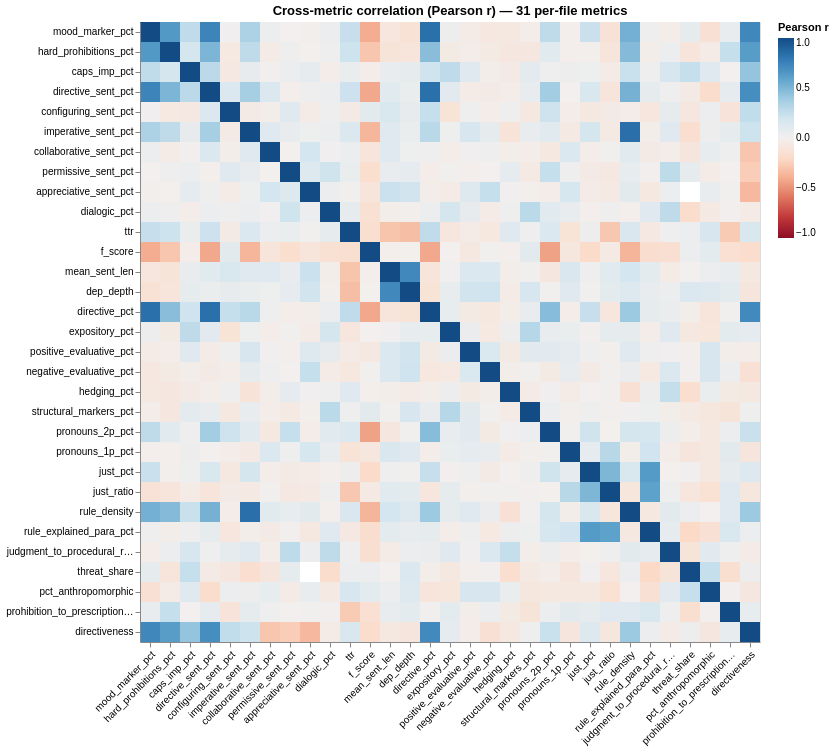

Notebook code cell kept with this figure:
### Markdown cell above
### Cross-metric correlation matrix

Each cell is the **Pearson r** between two metrics, computed across all 289 files. Red = positive correlation; blue = negative; intensity encodes |r|. Conventional thresholds: |r| ≥ 0.3 is "moderate", |r| ≥ 0.7 is "strong".

Welfare-relevant pattern to watch: the imperative-marker / hard-prohibition / deontic-modality cluster should form a tight red block (these dimensions all measure rule-bearing language from different angles). The justification ratio should sit isolated or correlate negatively with the directive cluster — more justification → less raw directive density.

### Code cell
"""Cross-metric correlation matrix across the main per-file numeric metrics.

Updated for the new schema:
  - dropped: mood_imperative_sent_pct (gone after Tier-3 v2 6b refactor — replaced
    by streak_max / streak_n_ge3 / streak_n_ge5).
  - added: rule_density, rule_explained_para_pct, judgment_to_procedural_ratio,
    threat_share, pct_anthropomorphic, prohibition_to_prescription_ratio (the
    Tier-3 derived columns).
"""

corr_cols = [
    # core directiveness signals
    "mood_marker_pct", "hard_prohibitions_pct", "caps_imp_pct",
    "directive_sent_pct", "configuring_sent_pct",
    "imperative_sent_pct",
    # softening / dialogic
    "collaborative_sent_pct", "permissive_sent_pct", "appreciative_sent_pct",
    "dialogic_pct",
    # register and stance
    "ttr", "f_score", "mean_sent_len", "dep_depth",
    "directive_pct", "expository_pct",
    "positive_evaluative_pct", "negative_evaluative_pct",
    # vocabulary
    "hedging_pct", "structural_markers_pct", "pronouns_2p_pct", "pronouns_1p_pct",
    # justification
    "just_pct", "just_ratio",
    # tier-3 welfare extensions
    "rule_density", "rule_explained_para_pct",
    "judgment_to_procedural_ratio", "threat_share",
    "pct_anthropomorphic", "prohibition_to_prescription_ratio",
    # composite
    "directiveness",
]
corr_cols = [c for c in corr_cols if c in alt_df.columns]
corr_df = alt_df[corr_cols].astype(float).corr().round(3).reset_index().melt(id_vars="index")
corr_df.columns = ["x", "y", "r"]

corr_chart = (
    alt.Chart(corr_df)
    .mark_rect()
    .encode(
        x=alt.X("x:N", sort=corr_cols, title=None,
                axis=alt.Axis(labelAngle=-45, labelLimit=130)),
        y=alt.Y("y:N", sort=corr_cols, title=None,
                axis=alt.Axis(labelLimit=130)),
        color=alt.Color("r:Q",
                         scale=alt.Scale(scheme="redblue", domain=[-1, 1]),
                         title="Pearson r"),
        tooltip=[alt.Tooltip("x:N"), alt.Tooltip("y:N"),
                 alt.Tooltip("r:Q", format=".2f")],
    )
    .properties(width=620, height=620,
                title=f"Cross-metric correlation (Pearson r) — {len(corr_cols)} per-file metrics")
)
save_chart(corr_chart, "13-correlation-matrix")

### Figure 1 — Vega-Lite specification as saved in the notebook (floating-point values rounded to 4 significant figures; data arrays with more than 128 entries replaced by an {"elided": "..."} marker saying what was removed)
{"config": {"view": {"continuousWidth": 300, "continuousHeight": 300}}, "data": {"name": "data-a00a540c89a87daebfda4037d6415e30"}, "mark": {"type": "rect"}, "encoding": {"color": {"field": "r", "scale": {"domain": [-1, 1], "scheme": "redblue"}, "title": "Pearson r", "type": "quantitative"}, "tooltip": [{"field": "x", "type": "nominal"}, {"field": "y", "type": "nominal"}, {"field": "r", "format": ".2f", "type": "quantitative"}], "x": {"axis": {"labelAngle": -45, "labelLimit": 130}, "field": "x", "sort": ["mood_marker_pct", "hard_prohibitions_pct", "caps_imp_pct", "directive_sent_pct", "configuring_sent_pct", "imperative_sent_pct", "collaborative_sent_pct", "permissive_sent_pct", "appreciative_sent_pct", "dialogic_pct", "ttr", "f_score", "mean_sent_len", "dep_depth", "directive_pct", "expository_pct", "positive_evaluative_pct", "negative_evaluative_pct", "hedging_pct", "structural_markers_pct", "pronouns_2p_pct", "pronouns_1p_pct", "just_pct", "just_ratio", "rule_density", "rule_explained_para_pct", "judgment_to_procedural_ratio", "threat_share", "pct_anthropomorphic", "prohibition_to_prescription_ratio", "directiveness"], "title": null, "type": "nominal"}, "y": {"axis": {"labelLimit": 130}, "field": "y", "sort": ["mood_marker_pct", "hard_prohibitions_pct", "caps_imp_pct", "directive_sent_pct", "configuring_sent_pct", "imperative_sent_pct", "collaborative_sent_pct", "permissive_sent_pct", "appreciative_sent_pct", "dialogic_pct", "ttr", "f_score", "mean_sent_len", "dep_depth", "directive_pct", "expository_pct", "positive_evaluative_pct", "negative_evaluative_pct", "hedging_pct", "structural_markers_pct", "pronouns_2p_pct", "pronouns_1p_pct", "just_pct", "just_ratio", "rule_density", "rule_explained_para_pct", "judgment_to_procedural_ratio", "threat_share", "pct_anthropomorphic", "prohibition_to_prescription_ratio", "directiveness"], "title": null, "type": "nominal"}}, "height": 620, "title": "Cross-metric correlation (Pearson r) — 31 per-file metrics", "width": 620, "$schema": "https://vega.github.io/schema/vega-lite/v6.4.1.json", "datasets": {"data-a00a540c89a87daebfda4037d6415e30": {"elided": "961 records"}}}
